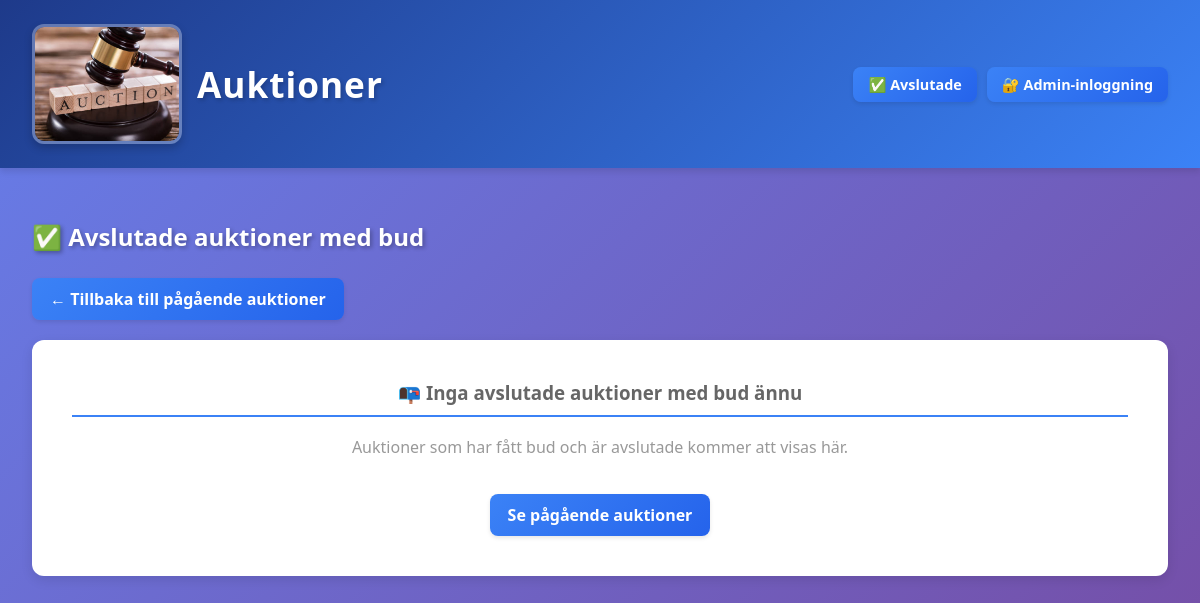
/completed, run on an earlier commit of the app's database.
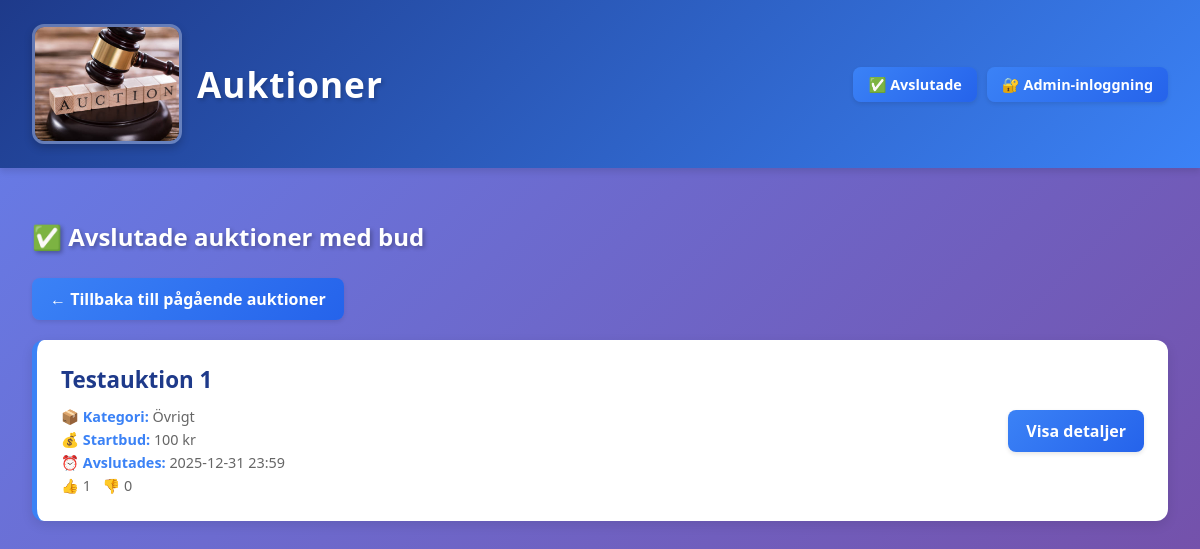
And on a later commit of the database.
### tables this page shows
CREATE TABLE auctions (
    id INTEGER PRIMARY KEY AUTOINCREMENT,
    title TEXT NOT NULL,
    description TEXT NOT NULL,
    starting_bid REAL NOT NULL,
    end_datetime TEXT NOT NULL,
    category TEXT DEFAULT 'Övrigt',
    likes INTEGER DEFAULT 0,
    dislikes INTEGER DEFAULT 0
);

### myblueprints/auctions/auctions_routes.py (the view)
@auctions_bp.route("/completed")
def completed():
    auctions = AuctionRepository.get_completed_with_bids()
    return render_template("completed_auctions.html", auctions=auctions)

### database.py (called while the page is built)
def get_db():
    if "db" not in g:
        g.db = sqlite3.connect(DATABASE)
        g.db.row_factory = sqlite3.Row
    return g.db

### dbrepositories/auction_repository.py (called while the page is built)
    @staticmethod
    def get_completed_with_bids():
        return get_db().execute(
            """
            SELECT a.* FROM auctions a
            WHERE datetime(a.end_datetime) <= datetime('now')
            AND EXISTS (SELECT 1 FROM bids WHERE auction_id = a.id)
            ORDER BY a.end_datetime DESC
            """
        ).fetchall()

### templates/completed_auctions.html
{% extends "base.html" %}
{% block content %}
<h2 style="color: white; text-shadow: 2px 2px 4px rgba(0,0,0,0.3); margin-bottom: 25px;">
    ✅ Avslutade auktioner med bud
</h2>
<div style="margin-bottom: 20px;">
    <a href="/" class="btn">← Tillbaka till pågående auktioner</a>
</div>
{% if auctions %}
{% for auction in auctions %}
<div class="auction-card">
    <div style="flex: 1;">
        <h3>{{ auction.title }}</h3>
        <div class="auction-meta">
            <strong>📦 Kategori:</strong> {{ auction.category or 'Övrigt' }}<br>
            <strong>💰 Startbud:</strong> {{ auction.starting_bid|int }} kr<br>
            <strong>⏰ Avslutades:</strong> {{ auction.end_datetime }}<br>
            <strong>👍</strong> {{ auction.likes }} &nbsp; <strong>👎</strong> {{ auction.dislikes }}
        </div>
    </div>
    <div class="auction-actions">
        <a class="btn" href="/auction/{{ auction.id }}">Visa detaljer</a>
    </div>
</div>
{% endfor %}
{% else %}
<div class="detail-section" style="text-align: center; padding: 40px;">
    <h3 style="color: #666;">📭 Inga avslutade auktioner med bud ännu</h3>
    <p style="color: #999;">Auktioner som har fått bud och är avslutade kommer att visas här.</p>
    <a href="/" class="btn" style="margin-top: 20px;">Se pågående auktioner</a>
</div>
{% endif %}
{% endblock %}

What changed in the data, as far as the page shows it:
now on this page (row edited): auctions: title "Testauktion 1", category "Övrigt", starting_bid "100", end_datetime "2025-12-31 23:59", likes "1", dislikes "0"
Also different on the page:
text no longer shown: "📭 Inga avslutade auktioner med bud ännu Auktioner som har fått bud och är avslutade kommer att visas här. Se pågående auktioner"
